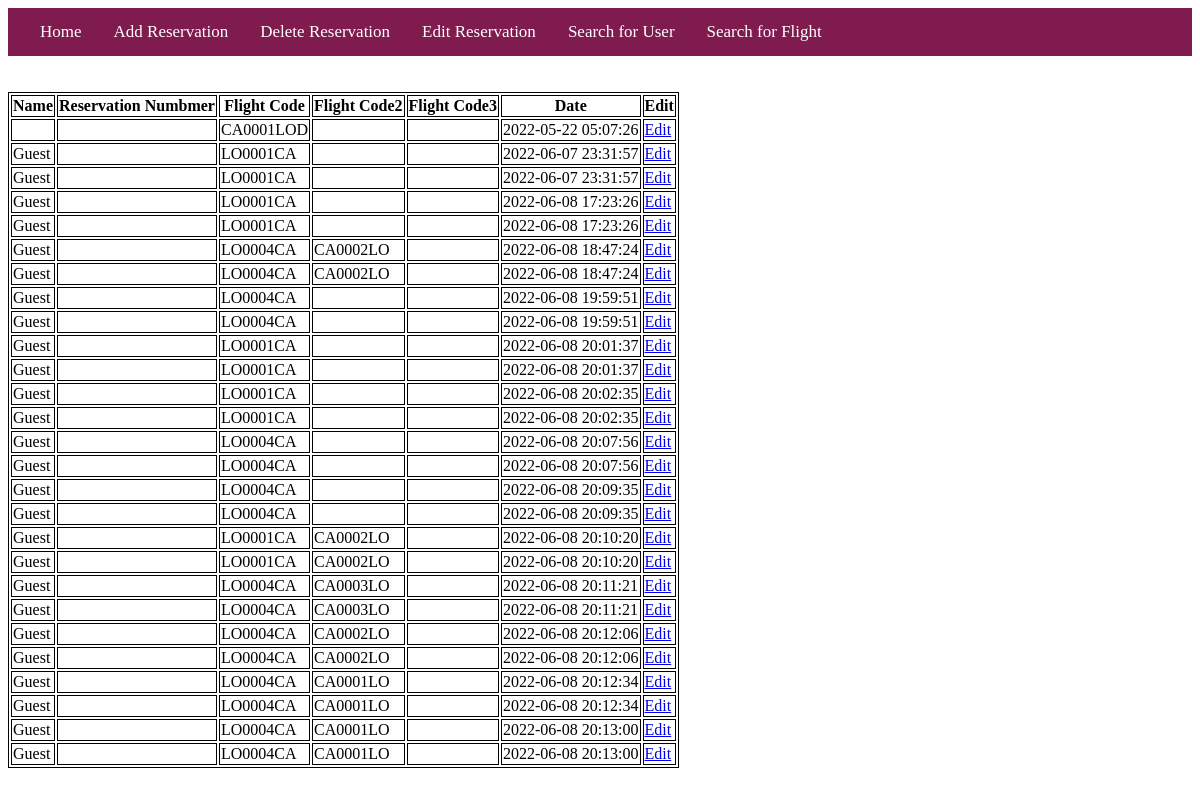
The app's page /csupdate.php, older data.
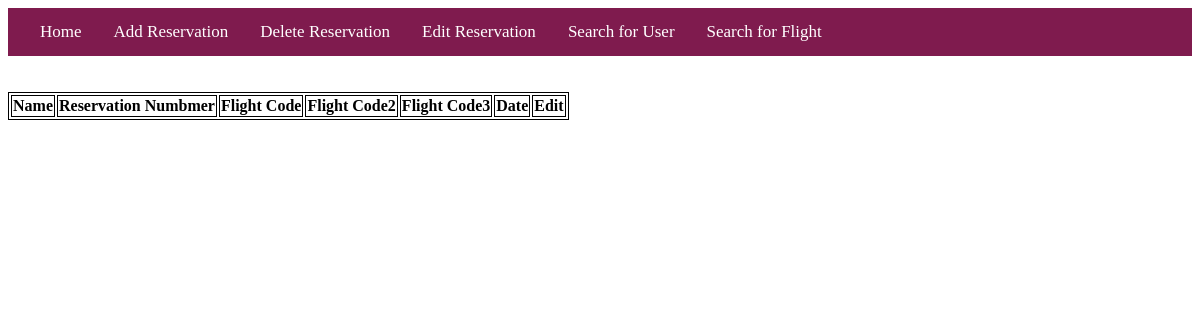
The same page, newer data.
### tables this page shows
CREATE TABLE `reservations` (
  `name` varchar(200) NOT NULL,
  `rev_num` int(25) NOT NULL,
  `f_code` varchar(15) NOT NULL,
  `f_code2` varchar(15) NOT NULL,
  `f_code3` varchar(15) NOT NULL,
  `rate` int(1) DEFAULT NULL,
  `comment` varchar(250) DEFAULT NULL,
  `cancel` tinyint(1) DEFAULT NULL,
  `date` datetime NOT NULL DEFAULT current_timestamp(),
  `Price` int(20) DEFAULT NULL
);

### csupdate.php (the view, shortened to what this page needs)
<?php
 include "csmenu.php";
 $servername = "localhost";
 $username = "root";
 $password = "";
 $dbname = "egway";
 $conn = mysqli_connect($servername, $username, $password, $dbname);
 $query = "SELECT * FROM reservations";
 $result = mysqli_query($conn,$query);
?>
<!DOCTYPE html>
<html>
<head>
</head>
<body>
<table>
<tr>
    <th>Name</th>
	<th>Reservation Numbmer</th>
	<th>Flight Code</th>
    <th>Flight Code2</th>
    <th>Flight Code3</th>
	<th>Date</th>
    <th>Edit</th>
</tr>
<?php
while($row = mysqli_fetch_array($result))
{
?>
<tr class="<?php if(isset($classname)) echo $classname;?>">
<td><?= $row['name']; ?></td>
	<td><?= $row['rev_num']; ?></td>
	<td><?=  $row['f_code']; ?></td>
	<td><?= $row['f_code2']; ?></td>
    <td><?= $row['f_code3']; ?></td>
    <td><?= $row['date']; ?></td>
<td><a href="csupdateaction.php?id=<?php echo $row["id"]; ?>">Edit</a></td>
</tr>
<?php
}
?>
</table>
</body>
</html>

### csmenu.php (shortened to what this page needs)
<html>
	<head>
	</head>
	<body>
		<div class="topnav">
			<?php
					echo"<a href='cshome.php'>Home</a>";
					echo"<a href='csadd.php'>Add Reservation</a>";
					echo"<a href='csdelete.php'>Delete Reservation</a>";
                    echo"<a href='csupdate.php'>Edit Reservation</a>";
                    echo"<a href='cssearchuser.php'>Search for User</a>";
                    echo"<a href='cssearchflight.php'>Search for Flight</a>";
				?>
		</div>
		<br><br>
	</body>
</html>

### csupdate.php (style rules this page uses)
table, th, td { border: 1px solid black; }

### csmenu.php (style rules this page uses)
.topnav { background-color: #7f1b4e; overflow:hidden; color: white; font-size: 17px; padding: 14px 16px; }
.topnav a { float:left; display:block; color: white; text-align: center; padding: 0px 16px; text-decoration: none; font-size: 17px; }

Row changes from the older to the newer data that the page shows:
removed reservations: f_code "CA0001LOD", date "2022-05-22 05:07:26"
removed reservations: name "Guest", f_code "LO0001CA", date "2022-06-07 23:31:57"
removed reservations: name "Guest", f_code "LO0001CA", date "2022-06-07 23:31:57"
removed reservations: name "Guest", f_code "LO0001CA", date "2022-06-08 17:23:26"
removed reservations: name "Guest", f_code "LO0001CA", date "2022-06-08 17:23:26"
removed reservations: name "Guest", f_code "LO0004CA", f_code2 "CA0002LO", date "2022-06-08 18:47:24"
removed reservations: name "Guest", f_code "LO0004CA", f_code2 "CA0002LO", date "2022-06-08 18:47:24"
removed reservations: name "Guest", f_code "LO0004CA", date "2022-06-08 19:59:51"
removed reservations: name "Guest", f_code "LO0004CA", date "2022-06-08 19:59:51"
removed reservations: name "Guest", f_code "LO0001CA", date "2022-06-08 20:01:37"
removed reservations: name "Guest", f_code "LO0001CA", date "2022-06-08 20:01:37"
removed reservations: name "Guest", f_code "LO0001CA", date "2022-06-08 20:02:35"
removed reservations: name "Guest", f_code "LO0001CA", date "2022-06-08 20:02:35"
removed reservations: name "Guest", f_code "LO0004CA", date "2022-06-08 20:07:56"
removed reservations: name "Guest", f_code "LO0004CA", date "2022-06-08 20:07:56"
removed reservations: name "Guest", f_code "LO0004CA", date "2022-06-08 20:09:35"
removed reservations: name "Guest", f_code "LO0004CA", date "2022-06-08 20:09:35"
removed reservations: name "Guest", f_code "LO0001CA", f_code2 "CA0002LO", date "2022-06-08 20:10:20"
removed reservations: name "Guest", f_code "LO0001CA", f_code2 "CA0002LO", date "2022-06-08 20:10:20"
removed reservations: name "Guest", f_code "LO0004CA", f_code2 "CA0003LO", date "2022-06-08 20:11:21"
removed reservations: name "Guest", f_code "LO0004CA", f_code2 "CA0003LO", date "2022-06-08 20:11:21"
removed reservations: name "Guest", f_code "LO0004CA", f_code2 "CA0002LO", date "2022-06-08 20:12:06"
removed reservations: name "Guest", f_code "LO0004CA", f_code2 "CA0002LO", date "2022-06-08 20:12:06"
removed reservations: name "Guest", f_code "LO0004CA", f_code2 "CA0001LO", date "2022-06-08 20:12:34"
removed reservations: name "Guest", f_code "LO0004CA", f_code2 "CA0001LO", date "2022-06-08 20:12:34"
removed reservations: name "Guest", f_code "LO0004CA", f_code2 "CA0001LO", date "2022-06-08 20:13:00"
removed reservations: name "Guest", f_code "LO0004CA", f_code2 "CA0001LO", date "2022-06-08 20:13:00"
